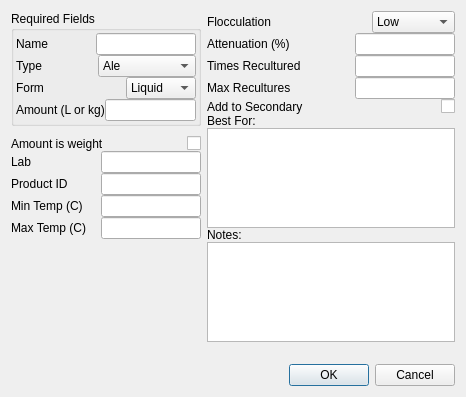
<ui version="4.0" >
 <class>yeastEditor</class>
 <widget class="QDialog" name="yeastEditor" >
  <property name="geometry" >
   <rect>
    <x>0</x>
    <y>0</y>
    <width>466</width>
    <height>397</height>
   </rect>
  </property>
  <property name="windowTitle" >
   <string>Yeast Editor</string>
  </property>
  <layout class="QHBoxLayout" name="horizontalLayout_15" >
   <item>
    <layout class="QVBoxLayout" name="verticalLayout_2" >
     <property name="spacing" >
      <number>0</number>
     </property>
     <item>
      <widget class="QGroupBox" name="groupBox" >
       <property name="title" >
        <string>Required Fields</string>
       </property>
       <layout class="QVBoxLayout" name="verticalLayout" >
        <property name="spacing" >
         <number>0</number>
        </property>
        <property name="margin" >
         <number>2</number>
        </property>
        <item>
         <layout class="QHBoxLayout" name="horizontalLayout_4" >
          <item>
           <widget class="QLabel" name="label" >
            <property name="text" >
             <string>Name</string>
            </property>
           </widget>
          </item>
          <item>
           <widget class="QLineEdit" name="lineEdit" >
            <property name="sizePolicy" >
             <sizepolicy vsizetype="Fixed" hsizetype="Maximum" >
              <horstretch>0</horstretch>
              <verstretch>0</verstretch>
             </sizepolicy>
            </property>
            <property name="maximumSize" >
             <size>
              <width>100</width>
              <height>16777215</height>
             </size>
            </property>
           </widget>
          </item>
         </layout>
        </item>
        <item>
         <layout class="QHBoxLayout" name="horizontalLayout_3" >
          <item>
           <widget class="QLabel" name="label_2" >
            <property name="sizePolicy" >
             <sizepolicy vsizetype="Preferred" hsizetype="Expanding" >
              <horstretch>0</horstretch>
              <verstretch>0</verstretch>
             </sizepolicy>
            </property>
            <property name="text" >
             <string>Type</string>
            </property>
           </widget>
          </item>
          <item>
           <widget class="QComboBox" name="comboBox" >
            <item>
             <property name="text" >
              <string>Ale</string>
             </property>
            </item>
            <item>
             <property name="text" >
              <string>Lager</string>
             </property>
            </item>
            <item>
             <property name="text" >
              <string>Wheat</string>
             </property>
            </item>
            <item>
             <property name="text" >
              <string>Wine</string>
             </property>
            </item>
            <item>
             <property name="text" >
              <string>Champagne</string>
             </property>
            </item>
           </widget>
          </item>
         </layout>
        </item>
        <item>
         <layout class="QHBoxLayout" name="horizontalLayout_2" >
          <item>
           <widget class="QLabel" name="label_3" >
            <property name="sizePolicy" >
             <sizepolicy vsizetype="Preferred" hsizetype="Expanding" >
              <horstretch>0</horstretch>
              <verstretch>0</verstretch>
             </sizepolicy>
            </property>
            <property name="text" >
             <string>Form</string>
            </property>
           </widget>
          </item>
          <item>
           <widget class="QComboBox" name="comboBox_2" >
            <item>
             <property name="text" >
              <string>Liquid</string>
             </property>
            </item>
            <item>
             <property name="text" >
              <string>Dry</string>
             </property>
            </item>
            <item>
             <property name="text" >
              <string>Slant</string>
             </property>
            </item>
            <item>
             <property name="text" >
              <string>Culture</string>
             </property>
            </item>
           </widget>
          </item>
         </layout>
        </item>
        <item>
         <layout class="QHBoxLayout" name="horizontalLayout" >
          <item>
           <widget class="QLabel" name="label_4" >
            <property name="text" >
             <string>Amount (L or kg)</string>
            </property>
           </widget>
          </item>
          <item>
           <widget class="QLineEdit" name="lineEdit_2" >
            <property name="sizePolicy" >
             <sizepolicy vsizetype="Fixed" hsizetype="Maximum" >
              <horstretch>0</horstretch>
              <verstretch>0</verstretch>
             </sizepolicy>
            </property>
            <property name="maximumSize" >
             <size>
              <width>100</width>
              <height>16777215</height>
             </size>
            </property>
           </widget>
          </item>
         </layout>
        </item>
       </layout>
      </widget>
     </item>
     <item>
      <spacer name="verticalSpacer_3" >
       <property name="orientation" >
        <enum>Qt::Vertical</enum>
       </property>
       <property name="sizeType" >
        <enum>QSizePolicy::Preferred</enum>
       </property>
       <property name="sizeHint" stdset="0" >
        <size>
         <width>20</width>
         <height>10</height>
        </size>
       </property>
      </spacer>
     </item>
     <item>
      <layout class="QHBoxLayout" name="horizontalLayout_5" >
       <item>
        <widget class="QLabel" name="label_5" >
         <property name="sizePolicy" >
          <sizepolicy vsizetype="Preferred" hsizetype="Expanding" >
           <horstretch>0</horstretch>
           <verstretch>0</verstretch>
          </sizepolicy>
         </property>
         <property name="text" >
          <string>Amount is weight</string>
         </property>
        </widget>
       </item>
       <item>
        <widget class="QCheckBox" name="checkBox" >
         <property name="sizePolicy" >
          <sizepolicy vsizetype="Fixed" hsizetype="Preferred" >
           <horstretch>0</horstretch>
           <verstretch>0</verstretch>
          </sizepolicy>
         </property>
         <property name="text" >
          <string/>
         </property>
        </widget>
       </item>
      </layout>
     </item>
     <item>
      <layout class="QHBoxLayout" name="horizontalLayout_7" >
       <item>
        <widget class="QLabel" name="label_6" >
         <property name="text" >
          <string>Lab</string>
         </property>
        </widget>
       </item>
       <item>
        <widget class="QLineEdit" name="lineEdit_3" >
         <property name="sizePolicy" >
          <sizepolicy vsizetype="Fixed" hsizetype="Maximum" >
           <horstretch>0</horstretch>
           <verstretch>0</verstretch>
          </sizepolicy>
         </property>
         <property name="maximumSize" >
          <size>
           <width>100</width>
           <height>16777215</height>
          </size>
         </property>
        </widget>
       </item>
      </layout>
     </item>
     <item>
      <layout class="QHBoxLayout" name="horizontalLayout_6" >
       <item>
        <widget class="QLabel" name="label_7" >
         <property name="text" >
          <string>Product ID</string>
         </property>
        </widget>
       </item>
       <item>
        <widget class="QLineEdit" name="lineEdit_4" >
         <property name="sizePolicy" >
          <sizepolicy vsizetype="Fixed" hsizetype="Maximum" >
           <horstretch>0</horstretch>
           <verstretch>0</verstretch>
          </sizepolicy>
         </property>
         <property name="maximumSize" >
          <size>
           <width>100</width>
           <height>16777215</height>
          </size>
         </property>
        </widget>
       </item>
      </layout>
     </item>
     <item>
      <layout class="QHBoxLayout" name="horizontalLayout_8" >
       <item>
        <widget class="QLabel" name="label_8" >
         <property name="text" >
          <string>Min Temp (C)</string>
         </property>
        </widget>
       </item>
       <item>
        <widget class="QLineEdit" name="lineEdit_5" >
         <property name="sizePolicy" >
          <sizepolicy vsizetype="Fixed" hsizetype="Maximum" >
           <horstretch>0</horstretch>
           <verstretch>0</verstretch>
          </sizepolicy>
         </property>
         <property name="maximumSize" >
          <size>
           <width>100</width>
           <height>16777215</height>
          </size>
         </property>
        </widget>
       </item>
      </layout>
     </item>
     <item>
      <layout class="QHBoxLayout" name="horizontalLayout_9" >
       <item>
        <widget class="QLabel" name="label_9" >
         <property name="text" >
          <string>Max Temp (C)</string>
         </property>
        </widget>
       </item>
       <item>
        <widget class="QLineEdit" name="lineEdit_6" >
         <property name="sizePolicy" >
          <sizepolicy vsizetype="Fixed" hsizetype="Maximum" >
           <horstretch>0</horstretch>
           <verstretch>0</verstretch>
          </sizepolicy>
         </property>
         <property name="maximumSize" >
          <size>
           <width>100</width>
           <height>16777215</height>
          </size>
         </property>
        </widget>
       </item>
      </layout>
     </item>
     <item>
      <spacer name="verticalSpacer_2" >
       <property name="orientation" >
        <enum>Qt::Vertical</enum>
       </property>
       <property name="sizeHint" stdset="0" >
        <size>
         <width>20</width>
         <height>40</height>
        </size>
       </property>
      </spacer>
     </item>
    </layout>
   </item>
   <item>
    <layout class="QVBoxLayout" name="verticalLayout_3" >
     <property name="spacing" >
      <number>0</number>
     </property>
     <item>
      <layout class="QHBoxLayout" name="horizontalLayout_10" >
       <item>
        <widget class="QLabel" name="label_10" >
         <property name="sizePolicy" >
          <sizepolicy vsizetype="Preferred" hsizetype="Expanding" >
           <horstretch>0</horstretch>
           <verstretch>0</verstretch>
          </sizepolicy>
         </property>
         <property name="text" >
          <string>Flocculation</string>
         </property>
        </widget>
       </item>
       <item>
        <widget class="QComboBox" name="comboBox_3" >
         <item>
          <property name="text" >
           <string>Low</string>
          </property>
         </item>
         <item>
          <property name="text" >
           <string>Medium</string>
          </property>
         </item>
         <item>
          <property name="text" >
           <string>High</string>
          </property>
         </item>
         <item>
          <property name="text" >
           <string>Very High</string>
          </property>
         </item>
        </widget>
       </item>
      </layout>
     </item>
     <item>
      <layout class="QHBoxLayout" name="horizontalLayout_11" >
       <item>
        <widget class="QLabel" name="label_11" >
         <property name="text" >
          <string>Attenuation (%)</string>
         </property>
        </widget>
       </item>
       <item>
        <widget class="QLineEdit" name="lineEdit_7" >
         <property name="sizePolicy" >
          <sizepolicy vsizetype="Fixed" hsizetype="Maximum" >
           <horstretch>0</horstretch>
           <verstretch>0</verstretch>
          </sizepolicy>
         </property>
         <property name="maximumSize" >
          <size>
           <width>100</width>
           <height>16777215</height>
          </size>
         </property>
        </widget>
       </item>
      </layout>
     </item>
     <item>
      <layout class="QHBoxLayout" name="horizontalLayout_12" >
       <item>
        <widget class="QLabel" name="label_12" >
         <property name="text" >
          <string>Times Recultured</string>
         </property>
        </widget>
       </item>
       <item>
        <widget class="QLineEdit" name="lineEdit_8" >
         <property name="sizePolicy" >
          <sizepolicy vsizetype="Fixed" hsizetype="Maximum" >
           <horstretch>0</horstretch>
           <verstretch>0</verstretch>
          </sizepolicy>
         </property>
         <property name="maximumSize" >
          <size>
           <width>100</width>
           <height>16777215</height>
          </size>
         </property>
        </widget>
       </item>
      </layout>
     </item>
     <item>
      <layout class="QHBoxLayout" name="horizontalLayout_13" >
       <item>
        <widget class="QLabel" name="label_13" >
         <property name="text" >
          <string>Max Recultures</string>
         </property>
        </widget>
       </item>
       <item>
        <widget class="QLineEdit" name="lineEdit_9" >
         <property name="sizePolicy" >
          <sizepolicy vsizetype="Fixed" hsizetype="Maximum" >
           <horstretch>0</horstretch>
           <verstretch>0</verstretch>
          </sizepolicy>
         </property>
         <property name="maximumSize" >
          <size>
           <width>100</width>
           <height>16777215</height>
          </size>
         </property>
        </widget>
       </item>
      </layout>
     </item>
     <item>
      <layout class="QHBoxLayout" name="horizontalLayout_14" >
       <item>
        <widget class="QLabel" name="label_14" >
         <property name="sizePolicy" >
          <sizepolicy vsizetype="Preferred" hsizetype="Expanding" >
           <horstretch>0</horstretch>
           <verstretch>0</verstretch>
          </sizepolicy>
         </property>
         <property name="text" >
          <string>Add to Secondary</string>
         </property>
        </widget>
       </item>
       <item>
        <widget class="QCheckBox" name="checkBox_2" >
         <property name="sizePolicy" >
          <sizepolicy vsizetype="Fixed" hsizetype="Preferred" >
           <horstretch>0</horstretch>
           <verstretch>0</verstretch>
          </sizepolicy>
         </property>
         <property name="text" >
          <string/>
         </property>
        </widget>
       </item>
      </layout>
     </item>
     <item>
      <widget class="QLabel" name="label_15" >
       <property name="text" >
        <string>Best For:</string>
       </property>
      </widget>
     </item>
     <item>
      <widget class="QTextEdit" name="textEdit" >
       <property name="sizePolicy" >
        <sizepolicy vsizetype="Preferred" hsizetype="Preferred" >
         <horstretch>0</horstretch>
         <verstretch>0</verstretch>
        </sizepolicy>
       </property>
       <property name="maximumSize" >
        <size>
         <width>1000</width>
         <height>100</height>
        </size>
       </property>
      </widget>
     </item>
     <item>
      <widget class="QLabel" name="label_16" >
       <property name="text" >
        <string>Notes:</string>
       </property>
      </widget>
     </item>
     <item>
      <widget class="QTextEdit" name="textEdit_2" >
       <property name="sizePolicy" >
        <sizepolicy vsizetype="Preferred" hsizetype="Preferred" >
         <horstretch>0</horstretch>
         <verstretch>0</verstretch>
        </sizepolicy>
       </property>
       <property name="maximumSize" >
        <size>
         <width>1000</width>
         <height>100</height>
        </size>
       </property>
      </widget>
     </item>
     <item>
      <spacer name="verticalSpacer" >
       <property name="orientation" >
        <enum>Qt::Vertical</enum>
       </property>
       <property name="sizeType" >
        <enum>QSizePolicy::MinimumExpanding</enum>
       </property>
       <property name="sizeHint" stdset="0" >
        <size>
         <width>20</width>
         <height>20</height>
        </size>
       </property>
      </spacer>
     </item>
     <item>
      <widget class="QDialogButtonBox" name="buttonBox" >
       <property name="orientation" >
        <enum>Qt::Horizontal</enum>
       </property>
       <property name="standardButtons" >
        <set>QDialogButtonBox::Cancel|QDialogButtonBox::Ok</set>
       </property>
      </widget>
     </item>
    </layout>
   </item>
  </layout>
 </widget>
 <resources/>
 <connections>
  <connection>
   <sender>buttonBox</sender>
   <signal>accepted()</signal>
   <receiver>yeastEditor</receiver>
   <slot>accept()</slot>
   <hints>
    <hint type="sourcelabel" >
     <x>248</x>
     <y>254</y>
    </hint>
    <hint type="destinationlabel" >
     <x>157</x>
     <y>274</y>
    </hint>
   </hints>
  </connection>
  <connection>
   <sender>buttonBox</sender>
   <signal>rejected()</signal>
   <receiver>yeastEditor</receiver>
   <slot>reject()</slot>
   <hints>
    <hint type="sourcelabel" >
     <x>316</x>
     <y>260</y>
    </hint>
    <hint type="destinationlabel" >
     <x>286</x>
     <y>274</y>
    </hint>
   </hints>
  </connection>
 </connections>
</ui>
